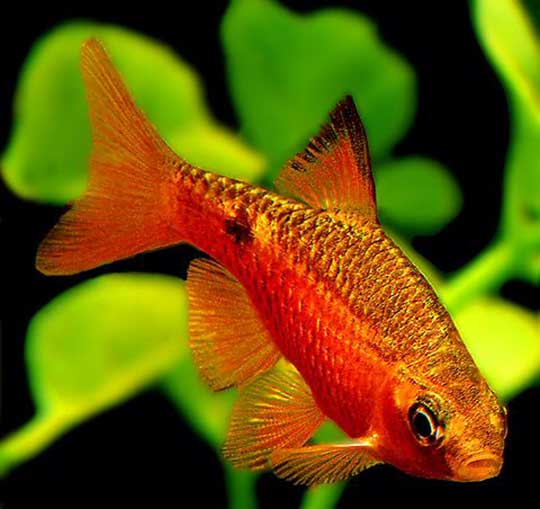
#> input picture fish.jpg, 540 x 509 px
$ jupyter execute 'Image segmentation via thresholding, Image Morphological operational, LBP implementation (using skimage).ipynb'
#> lines starting #> are read from the running program, lines starting #| are printed output that depends on the picture; after the words box and inside, x2 and y2 are one past the last pixel; in counts of white or black regions, pixels touching at a corner belong together
# Image Segmentation in OpenCV Python

#### Segmentation using Contour Detection

Importing libraries and Images

We start by importing the required libraries and loading the sample image. Since OpenCV reads the image in BGR format, we convert it into RGB and display the image. For our convenience, we also resize the image to 256×256 because we will create the mask of the same size in the subsequent steps.

[cell 1]
import matplotlib.pyplot as plt
import numpy as np
import cv2

[cell 2]
sample_image = cv2.imread('fish.jpg')
#> sample_image is the input picture: shape (509, 540, 3); mean B, G, R 6.7, 85.4, 101.1
img = cv2.cvtColor(sample_image,cv2.COLOR_BGR2RGB)
img = cv2.resize(img,(256,256))
#> img: shape (256, 256, 3)

plt.axis('off');
plt.imshow(img)

ii) Applying Image Thresholding
Now we convert the image to grayscale and then apply thresholding, such that the pixel above the threshold is assigned 255 otherwise 0. The threshold value is kept as the mean of all pixel values of the gray image. The output image shows the result of this step.

Learn about threshold with openCV

[cell 3]
gray = cv2.cvtColor(img,cv2.COLOR_RGB2GRAY)
_,thresh = cv2.threshold(gray, np.mean(gray), 255, cv2.THRESH_BINARY_INV)
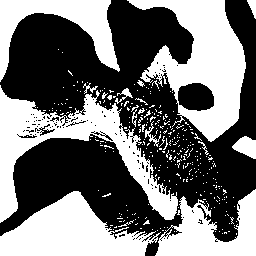
#> thresh: shape (256, 256); 45% white; 325 white regions (309 under 20 px), largest, box (x1, y1, x2, y2) and area: (127, 0, 246, 142) 7742, (0, 85, 178, 223) 6997, (0, 191, 161, 256) 5750

plt.axis('off')
plt.imshow(thresh)

ii) Detecting Edges
Next, we apply canny edge detection to the thresholded image before using the ‘cv2.dilate’ function to dilate edges detected.

Learn about Erosion and Dilation of Image

[cell 4]
edges = cv2.dilate(cv2.Canny(thresh,0,255),None)
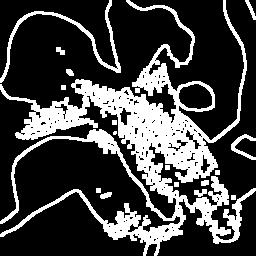
#> edges: shape (256, 256); 26.2% white; 17 white regions (1 under 20 px), largest, box (x1, y1, x2, y2) and area: (0, 0, 256, 256) 15519, (0, 0, 121, 83) 941, (231, 134, 256, 160) 206

plt.axis('off')
plt.imshow(edges)

iii) Detecting Contours To Create Mask
1. Use the OpenCV find contour function to find all the open/closed regions in the image and store (cnt). Use the -1 subscript since the function returns a two-element tuple.
2. Pass them through the sorted function to access the largest contours first.
3. Create a zero-pixel mask that has equal shape and size to the original image.
4. Draw the detected contours to create the mask.

[cell 5]
cnt = sorted(cv2.findContours(edges, cv2.RETR_LIST, cv2.CHAIN_APPROX_SIMPLE)[-2], key=cv2.contourArea)[-1]
#> cnt = contour of 1985 points, box (x1, y1, x2, y2) (0, 0, 256, 256), area 15049
mask = np.zeros((256,256), np.uint8)
masked = cv2.drawContours(mask, [cnt],-1, 255, -1)
#> masked: shape (256, 256); 25.9% white; 1 white region, box (x1, y1, x2, y2) and area: (0, 0, 256, 256) 16954

plt.axis('off')
plt.imshow(masked)

iv) Segmenting the Regions
In order to show only the segmented parts of the image, we perform a bitwise AND operation on the original image (img) and the mask (containing the outlines of detected contours).

Finally, Convert the image back to RGB to see it segmented (while being comparable to the original image).

[cell 6]
dst = cv2.bitwise_and(img, img, mask=mask)
segmented = cv2.cvtColor(dst, cv2.COLOR_BGR2RGB)
plt.imshow(segmented)

#### Image Segmentation using Otsu Thresholding

i) Importing libraries and Images
Let us load the required libraries and load the sample image.

[cell 7]
import numpy as np
import matplotlib.pyplot as plt
from skimage.filters import threshold_otsu
import cv2

[cell 8]
sample_image = cv2.imread('shape.png')
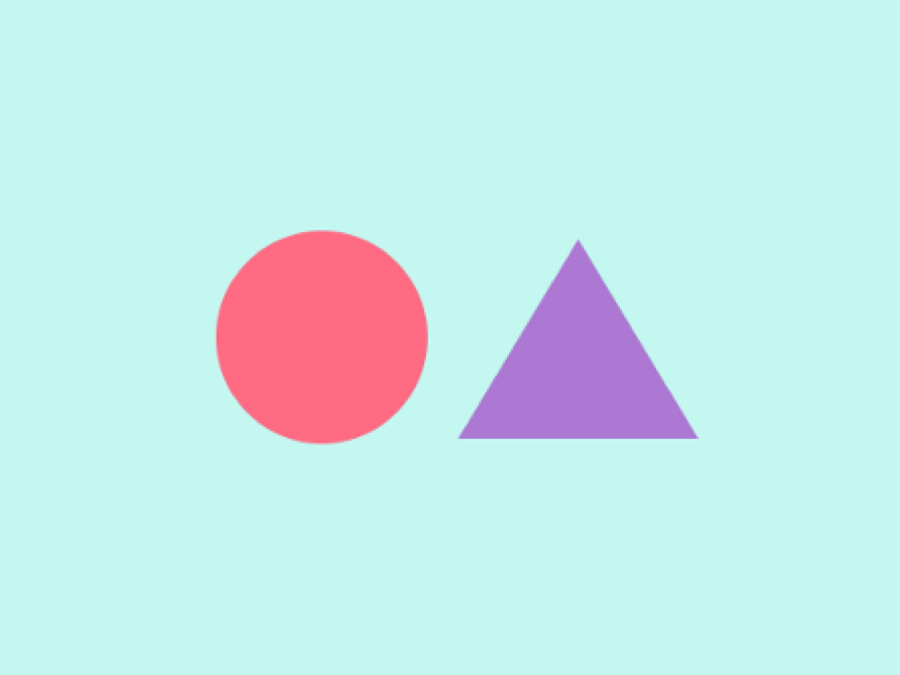
#> input picture shape.png, 900 x 675 px
#> sample_image is the input picture: shape (675, 900, 3); mean B, G, R 233.4, 233.8, 199.4
img = cv2.cvtColor(sample_image,cv2.COLOR_BGR2RGB)
#> img: shape (675, 900, 3)

plt.axis('off')
plt.imshow(img)

ii) Apply Otsu Thresholding on Image
Otsu thresholding is a technique in which the threshold value is determined automatically to convert the image to a binary image. We first convert the image to grayscale and then use threshold_otsu() function of skimage library to find the threshold value. Using this we create the binary image.

[cell 9]
img_gray=cv2.cvtColor(img,cv2.COLOR_RGB2GRAY)
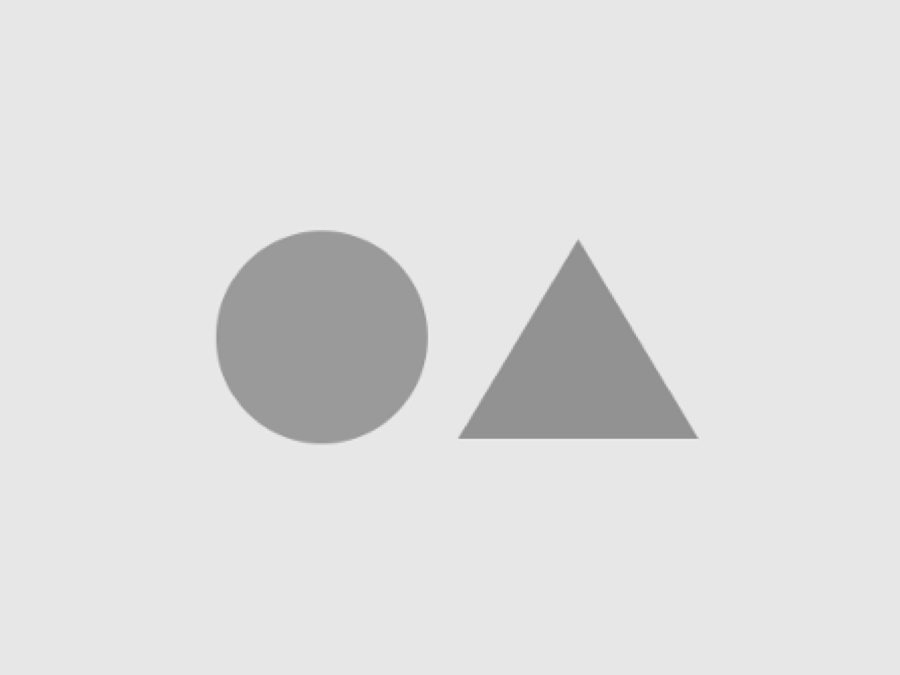
#> img_gray: shape (675, 900); min 140, max 236, mean 223.2

thresh = threshold_otsu(img_gray)
#> thresh = 191
img_otsu  = img_gray < thresh
#> img_otsu: shape (675, 900) bool; 9.8% white; 2 white regions, box (x1, y1, x2, y2) and area: (216, 230, 428, 443) 35374, (459, 240, 699, 439) 24071

plt.imshow(img_otsu)

iii) Segmentation Process
Here we first create a “filter_image” function that multiplies the mask (created in the previous section) with the RGB channels of our image. Further, they are concatenated to form a normal image.

Finally, apply the “filter_image” function on the original image(img) and the mask formed using thresholding (img_otsu)

[cell 10]
def filter_image(image, mask):

    r = image[:,:,0] * mask
    g = image[:,:,1] * mask
    b = image[:,:,2] * mask

    return np.dstack([r,g,b])

filtered = filter_image(img, img_otsu)

plt.axis('off')
plt.imshow(filtered)

#### Image Segmentation using Color Masking

i) Importing libraries and Images
Again we start with loading the required libraries and the sample image.

[cell 11]
import numpy as np
import matplotlib.pyplot as plt
from skimage.filters import threshold_otsu
import cv2

[cell 12]
sample_image = cv2.imread('red_shape.jpg')
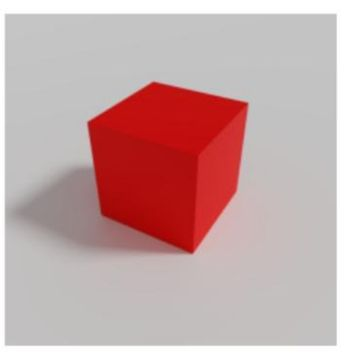
#> input picture red_shape.jpg, 350 x 353 px
#> sample_image is the input picture: shape (353, 350, 3); mean B, G, R 167.1, 167.4, 197.7
img = cv2.cvtColor(sample_image,cv2.COLOR_BGR2RGB)
#> img: shape (353, 350, 3)

plt.axis('off')
plt.imshow(img)

iii) Create Mask by Detecting Color
We use OpenCV inRange() function that requires us to give RGB low and high range of the color that should be detected in the image to create the mask. For giving the RGB range it requires your understanding of the image. Hence this approach may not be useful in complex multicolor images.

[cell 13]
low = np.array([0, 0, 0])
high = np.array([255, 51, 51])

mask = cv2.inRange(img, low, high)
#> mask: shape (353, 350); 15.3% white; 3 white regions (2 under 20 px), largest, box (x1, y1, x2, y2) and area: (89, 83, 247, 253) 18948

plt.axis('off')
plt.imshow(mask)

iv) Apply the Mask
Finally, we use the bitwise AND operation to apply our mask for segmenting the image.

[cell 14]
result = cv2.bitwise_and(img, img, mask=mask)

plt.axis('off')
plt.imshow(result)

#### Python OpenCV – Morphological Operations

Python OpenCV Morphological operations are one of the Image processing techniques that processes image based on shape. This processing strategy is usually performed on binary images.

Morphological operations based on OpenCV are as follows:

1. Erosion
2. Dilation
3. Opening
4. Closing
5. Morphological Gradient
6. Top hat
7. Black hat

For all the above techniques the two important requirements are the binary image and a kernel structuring element that is used to slide across the image.

##### Erosion
Erosion primarily involves eroding the outer surface (the foreground) of the image. As binary images only contain two pixels 0 and 255, it primarily involves eroding the foreground of the image and it is suggested to have the foreground as white. The thickness of erosion depends on the size and shape of the defined kernel. We can make use of NumPy’s ones() function to define a kernel. There are a lot of other functions like NumPy zeros, customized kernels, and others that can be used to define kernels based on the problem in hand.

Code:

Import the necessary packages as shown
Read the image
Binarize the image.
As it is advised to keep the foreground in white, we are performing OpenCV’s invert operation on the binarized image to make the foreground as white.
We are defining a 5×5 kernel filled with ones
Then we can make use of Opencv erode() function to erode the boundaries of the image.

Output:
The output should be a thinner image than the original one.

[cell 15]
from skimage.io import imshow, imread
import matplotlib.pyplot as plt

image=imread("abc.jpg")#This image only depicts the output image from the Python script and is not a part of the actual script.
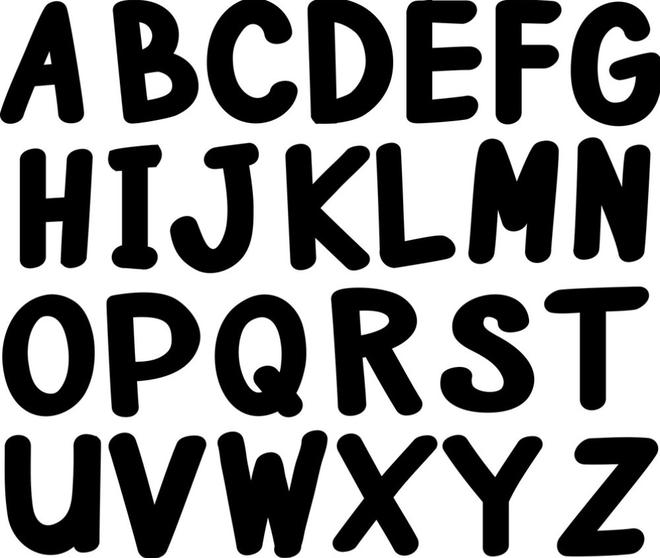
#> input picture abc.jpg, 660 x 558 px
#> image is the input picture: shape (558, 660, 3); min 0, max 255, mean 141.7
plt.title('Orginal image')
plt.imshow(image)
plt.show()

[cell 16]
# import the necessary packages
import cv2
import numpy as np
import matplotlib.pyplot as plt

# read the image
img = cv2.imread("abc.jpg", 0)
#> img: shape (558, 660); min 0, max 255, mean 141.7

# binarize the image
binr = cv2.threshold(img, 0, 255, cv2.THRESH_BINARY+cv2.THRESH_OTSU)[1]
#> binr: shape (558, 660); 55.6% white; 26 black regions, largest, box (x1, y1, x2, y2) and area: (218, 430, 328, 558) 8682, (468, 139, 559, 264) 8175, (331, 288, 422, 416) 7789

# define the kernel
kernel = np.ones((5, 5), np.uint8)

# invert the image
invert = cv2.bitwise_not(binr)

# erode the image
erosion = cv2.erode(invert, kernel,
                    iterations=4)
#> erosion: shape (558, 660); 12.4% white; 38 white regions (11 under 20 px), largest, box (x1, y1, x2, y2) and area: (478, 149, 550, 254) 3441, (227, 441, 318, 548) 3279, (582, 148, 642, 252) 2818

# print the output
plt.imshow(erosion, cmap='gray')
plt.title('Erosion image')

##### Dilation
Dilation involves dilating the outer surface (the foreground) of the image. As binary images only contain two pixels 0 and 255, it primarily involves expanding the foreground of the image and it is suggested to have the foreground as white. The thickness of erosion depends on the size and shape of the defined kernel. We can make use of NumPy’s ones() function to define a kernel. There are a lot of other functions like NumPy zeros, customized kernels, and others that can be used to define kernels based on the problem at hand. It is exactly opposite to the erosion operation

Code:

Import the necessary packages as shown
Read the image
Binarize the image.
As it is advised to keep the foreground in white, we are performing OpenCV’s invert operation on the binarized image to make the foreground white.
We are defining a 3×3 kernel filled with ones
Then we can make use of the Opencv dilate() function to dilate the boundaries of the image.

Output:

The output should be a thicker image than the original one.

[cell 17]
import cv2

# read the image
img = cv2.imread("abc.jpg", 0)

# binarize the image
binr = cv2.threshold(img, 0, 255, cv2.THRESH_BINARY+cv2.THRESH_OTSU)[1]

# define the kernel
kernel = np.ones((3, 3), np.uint8)

# invert the image
invert = cv2.bitwise_not(binr)

# dilate the image
dilation = cv2.dilate(invert, kernel, iterations=4)
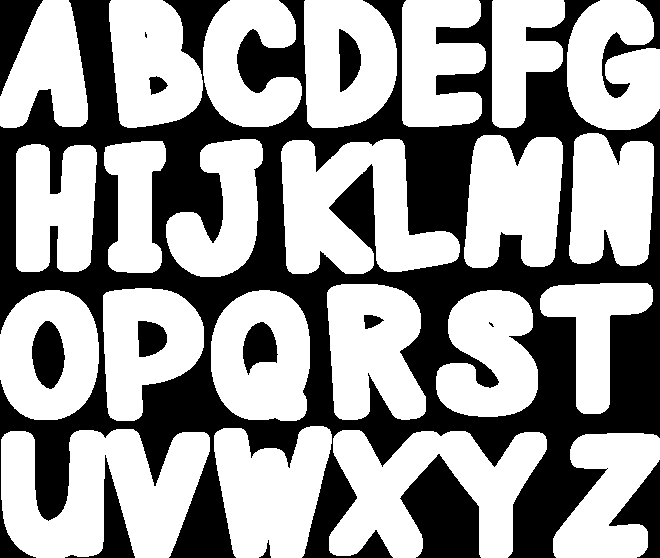
#> dilation: shape (558, 660); 60.9% white; 15 black regions (2 under 20 px), largest, box (x1, y1, x2, y2) and area: (0, 0, 660, 558) 126189, (400, 454, 481, 558) 5391, (609, 460, 660, 558) 2095

# print the output
plt.imshow(dilation, cmap='gray')

##### Opening
Opening involves erosion followed by dilation in the outer surface (the foreground) of the image. All the above-said constraints for erosion and dilation applies here. It is a blend of the two prime methods. It is generally used to remove the noise in the image.

Code:

Import the necessary packages as shown
Read the image
Binarize the image.
We are defining a 3×3 kernel filled with ones
Then we can make use of the Opencv cv.morphologyEx() function to perform an Opening operation on the image.

[cell 18]
from skimage.io import imshow, imread
import matplotlib.pyplot as plt

image=imread("car-noise.png")#This image only depicts the output image from the Python script and is not a part of the actual script.
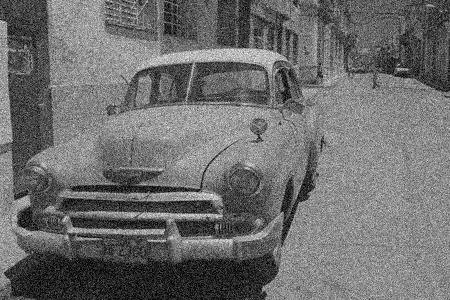
#> input picture car-noise.png, 450 x 300 px
#> image is the input picture: shape (300, 450); min 0, max 255, mean 109.4
plt.title('Orginal image')
plt.imshow(image)
plt.show()

[cell 19]
# import the necessary packages
import cv2

# read the image
img = cv2.imread("car-noise.png", 0)

# binarize the image
binr = cv2.threshold(img, 0, 255,
                     cv2.THRESH_BINARY+cv2.THRESH_OTSU)[1]
#> binr: shape (300, 450); 59.9% white; 2224 black regions (2205 under 20 px), largest, box (x1, y1, x2, y2) and area: (0, 0, 319, 300) 32249, (266, 0, 450, 115) 8750, (158, 0, 300, 65) 4556

# define the kernel
kernel = np.ones((3, 3), np.uint8)

# opening the image
opening = cv2.morphologyEx(binr, cv2.MORPH_OPEN,
                           kernel, iterations=1)
#> opening: shape (300, 450); 49.1% white; 128 white regions (81 under 20 px), largest, box (x1, y1, x2, y2) and area: (31, 0, 450, 300) 56068, (0, 151, 63, 289) 2380, (168, 209, 284, 253) 1115
# print the output
plt.imshow(opening, cmap='gray')
plt.title('opening image')

##### Closing
Closing involves dilation followed by erosion in the outer surface (the foreground) of the image. All the above-said constraints for erosion and dilation applies here. It is a blend of the two prime methods. It is generally used to remove the noise in the image.

Code:

Import the necessary packages as shown
Read the image
Binarize the image.
We are defining a 3×3 kernel filled with ones
Then we can make use of the Opencv cv.morphologyEx() function to perform a Closing operation on the image.

[cell 20]
# import the necessary packages
import cv2

# read the image
img = cv2.imread("car-noise.png", 0)

# binarize the image
binr = cv2.threshold(img, 0, 255, cv2.THRESH_BINARY+cv2.THRESH_OTSU)[1]

# define the kernel
kernel = np.ones((3, 3), np.uint8)

# opening the image
closing = cv2.morphologyEx(binr, cv2.MORPH_CLOSE, kernel, iterations=1)
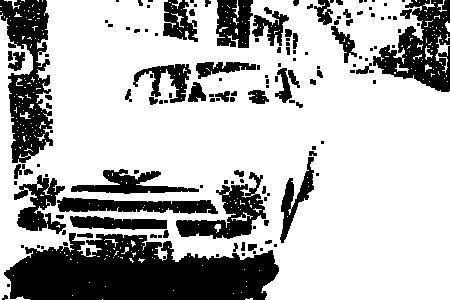
#> closing: shape (300, 450); 71.2% white; 145 black regions (83 under 20 px), largest, box (x1, y1, x2, y2) and area: (4, 233, 279, 300) 13069, (0, 0, 53, 163) 4761, (373, 0, 450, 92) 3721

# print the output
plt.imshow(closing, cmap='gray')
plt.title('closing image')

##### Morphological Gradient
Morphological gradient is slightly different than the other operations, because, the morphological gradient first applies erosion and dilation individually on the image and then computes the difference between the eroded and dilated image. The output will be an outline of the given image.

 Code:

Import the necessary packages as shown
Read the image
Binarize the image.
As it is advised to keep the foreground in white, we are performing OpenCV’s invert operation on the binarized image to make the foreground as white.
We are defining a 3×3 kernel filled with ones
Then we can make use of the Opencv cv.morphologyEx() function to perform a Morphological gradient on the image.

[cell 21]
# import the necessary packages
import cv2

# read the image
img = cv2.imread("abc.jpg", 0)

# binarize the image
binr = cv2.threshold(img, 0, 255, cv2.THRESH_BINARY+cv2.THRESH_OTSU)[1]

# define the kernel
kernel = np.ones((3, 3), np.uint8)

# invert the image
invert = cv2.bitwise_not(binr)

# use morph gradient
morph_gradient = cv2.morphologyEx(invert,
                                  cv2.MORPH_GRADIENT,
                                  kernel)
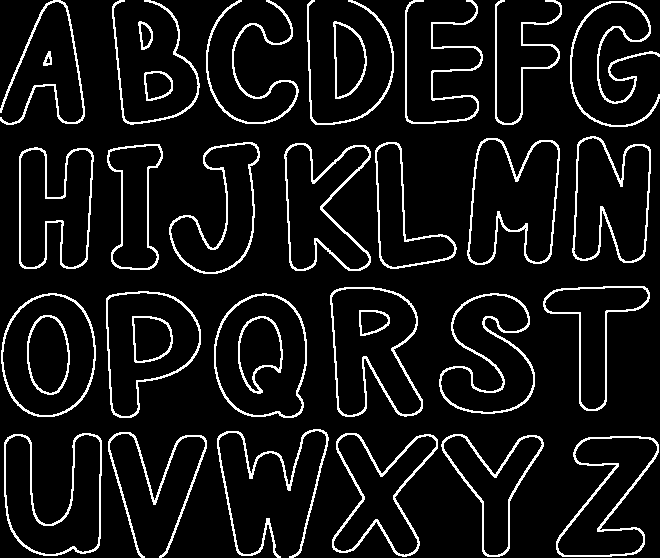
#> morph_gradient: shape (558, 660); 8.4% white in thin lines or dots

# print the output
plt.imshow(morph_gradient, cmap='gray')
plt.title('Morphological gradient image')
